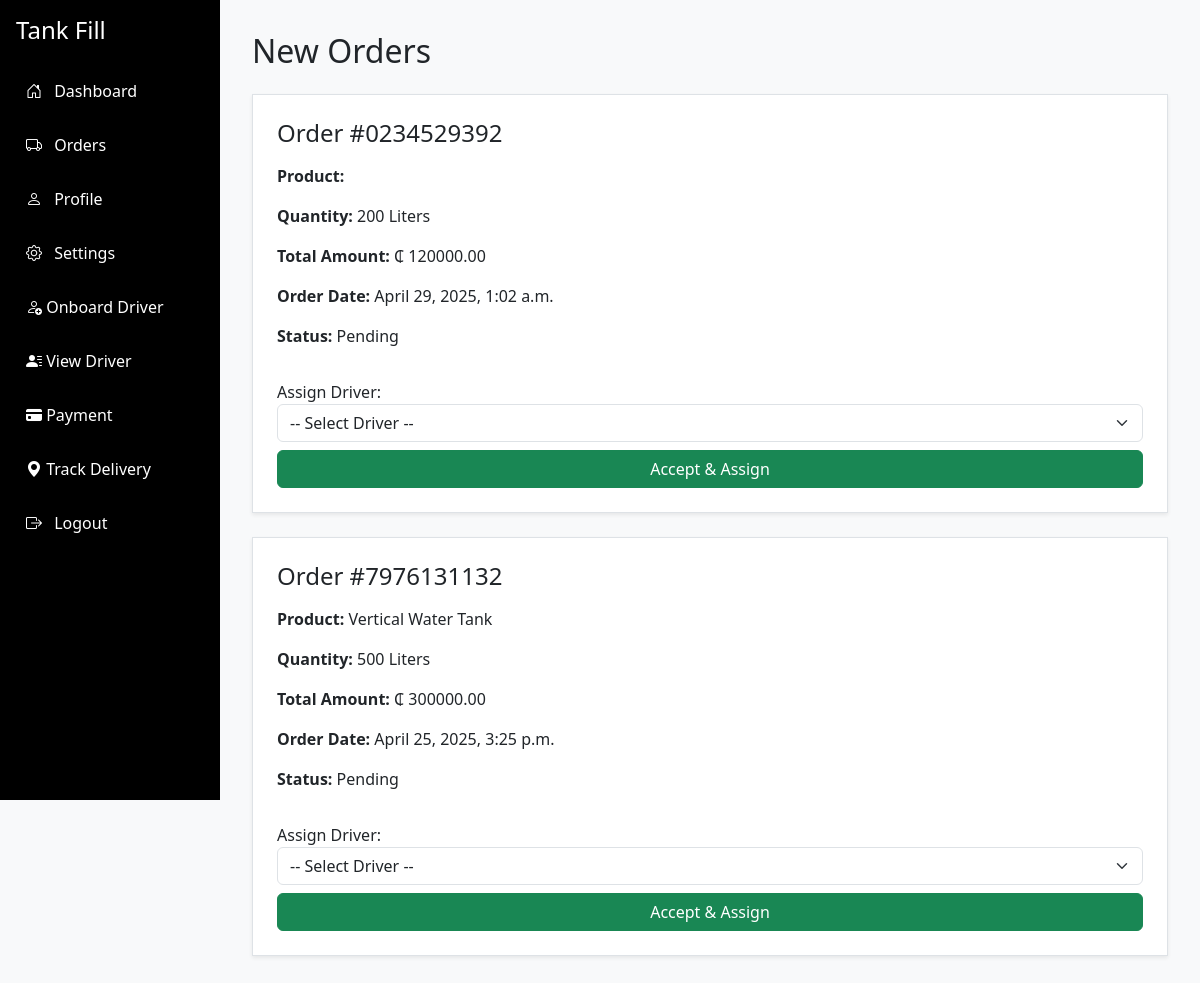
The page /vendor/orders/ (signed in) on the database as committed earlier.
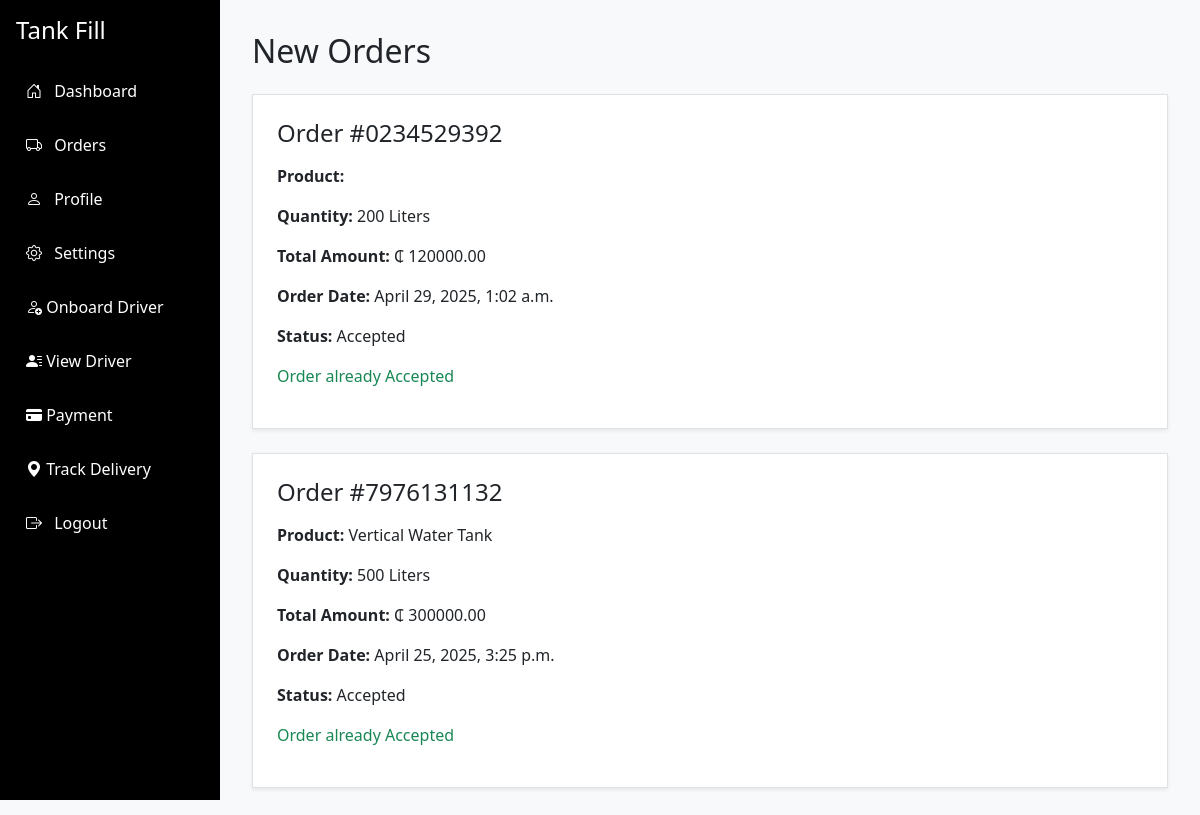
The same page on the database as committed later.
### authentication/models.py (models this page shows, shortened)
class Order(models.Model):
    order_id = UniqueIDField(primary_key=True, editable=False, unique=True)
    customer = models.ForeignKey(User, on_delete=models.CASCADE, related_name="orders", limit_choices_to={'is_customer': True})
    vendor = models.ForeignKey(Vendor, on_delete=models.CASCADE, related_name="orders")
    order_date = models.DateTimeField(auto_now_add=True)
    payment_method = models.CharField(max_length=100, choices=PAYMENT_METHODS)
    litres = models.CharField(max_length=100, null=True)
    tank_type = models.CharField(max_length=200, choices=TANK_CHOICES)
    status = models.CharField(
        max_length=20, choices=DELIVERY_STATUS, default='Pending'
    )
    is_complete = models.BooleanField(default=False)
    delivery_location = models.CharField(max_length=200, null=True, blank=True)
    def get_total_price(self):
        try:
           litres = Decimal(self.litres)  # safely convert litres to Decimal
        except Exception:
            litres = Decimal(0)
        return litres * self.vendor.price_per_liter

class Vendor(models.Model):
    vendor_id = UniqueIDField(primary_key=True, editable=False, unique=True)
    user = models.OneToOneField(User, on_delete=models.CASCADE, related_name="vendor_profile")
    business_name = models.CharField(max_length=100)
    location = models.CharField(max_length=255)
    price_per_liter = models.DecimalField(max_digits=10, decimal_places=2)
    status = models.CharField(max_length=10, choices=DESCIPLINE_CHOICES, default='Active')

### authentication/views.py (the view, shortened to what this page needs)
# urls.py: path('vendor/orders/', VendorViewOrders.as_view(), name='vendor_orders'),
@method_decorator((login_required, vendor_required), name='dispatch')
class VendorViewOrders(ListView):
    model = Order
    template_name = 'vendor/new_order.html'
    context_object_name = 'orders'
    def get_queryset(self):
        return Order.objects.filter(vendor=self.request.user.vendor_profile).order_by('-order_date')
    def get_context_data(self, **kwargs):
        context = super().get_context_data(**kwargs)
        orders = Order.objects.filter(vendor=self.request.user.vendor_profile).order_by('-order_date')
        completed_orders = orders.filter(is_complete=True)
        pending_orders = orders.filter(is_complete=False)
        active_refills = orders.filter(status='Delivered')
        monthly_orders = (
            orders.annotate(month=TruncMonth('order_date'))
                  .values('month')
                  .annotate(count=Count('order_id'))
                  .order_by('month')
        )
        monthly_data = {
            item['month'].strftime('%b %Y'): item['count']
            for item in monthly_orders
        }
        yearly_orders = (
            orders.annotate(year=TruncYear('order_date'))
                  .values('year')
                  .annotate(count=Count('order_id'))
                  .order_by('year')
        )
        yearly_data = {
            item['year'].year: item['count']
            for item in yearly_orders
        }
        last_delivery = active_refills.order_by('-order_date').first()
        context.update({
            'page_name': 'order_list',
            'list_name': 'order_list',
            'completed_orders': completed_orders,
            'pending_orders': pending_orders,
            'active_refills': active_refills,
            'total_orders': orders.count(),
            'monthly_orders': monthly_orders,
            'yearly_orders': yearly_orders,
            'last_delivery': last_delivery,
            'available_drivers': self.request.user.vendor_profile.drivers.filter(status='A'),
        })
        context['monthly_data_json'] = json.dumps(monthly_data)
        context['yearly_data_json'] = json.dumps(yearly_data)
        return context

### templates/vendor/new_order.html (shortened to what this page needs)
<!DOCTYPE html>
<html lang="en">
<head>
  <link href="https://cdn.jsdelivr.net/npm/bootstrap-icons@1.10.5/font/bootstrap-icons.css" rel="stylesheet">
  <link href="https://cdn.jsdelivr.net/npm/bootstrap@5.3.2/dist/css/bootstrap.min.css" rel="stylesheet">
</head>
<body>
<div class="sidebar-desktop d-none d-md-block">
  <h4 class="mb-4 text-white">Tank Fill</h4>
  <a href="{% url 'vendor_dashboard' %}"><i class="bi bi-house-door me-2"></i> Dashboard</a>
  <a href="#"><i class="bi bi-truck me-2"></i> Orders</a>
  <a href="#"><i class="bi bi-person me-2"></i> Profile</a>
  <a href="#"><i class="bi bi-gear me-2"></i> Settings</a>
  <a href="#"><i class="bi bi-person-add"></i> Onboard Driver</a>
  <a href="#"><i class="bi bi-person-lines-fill"></i> View Driver</a>
  <a href="#"><i class="bi bi-credit-card-fill"></i> Payment</a>
  <a href="#"><i class="bi bi-geo-alt-fill"></i> Track Delivery</a>
  <a href="{% url 'logout' %}"><i class="bi bi-box-arrow-right me-2"></i> Logout</a>
</div>
<div class="main-content">
  <h2 class="mb-4">New Orders</h2>
  {% for order in orders %}
  <div class="card p-4 shadow-sm mb-4">
    <h4 class="card-title mb-3">Order #{{ order.order_id }}</h4>
    <p><strong>Product:</strong> {{ order.tank_type }}</p>
    <p><strong>Quantity:</strong> {{ order.litres }} Liters</p>
    <p><strong>Total Amount:</strong> ₵ {{ order.get_total_price }}</p>
    <p><strong>Order Date:</strong> {{ order.order_date }}</p>
    <p><strong>Status:</strong> {{ order.status }}</p>
    {% if order.status == 'Pending' %}
    <form method="post" class="mt-3">
      <div class="mb-2">
        <label for="driverSelect{{ order.order_id }}">Assign Driver:</label>
        <select name="driver_id" id="driverSelect{{ order.order_id }}" class="form-select" required>
          <option value="">-- Select Driver --</option>
        </select>
      </div>
      <button type="submit" class="btn btn-success w-100">Accept & Assign</button>
    </form>
    {% else %}
    <p class="text-success">Order already {{ order.status }}</p>
    {% endif %}
  </div>
{% empty %}
  <p>No orders found.</p>
{% endfor %}
</body>
</html>

### templates/vendor/new_order.html (style rules this page uses)
body { background-color: #f8f9fa; }
.card { border: 1px solid #dee2e6; border-radius: 0; transition: transform 0.2s; }
.sidebar-desktop a, .offcanvas-body a { color: #fff; display: block; margin-bottom: 10px; padding: 10px; background-color: #000; border-radius: 5px; text-decoration: none; transition: background-color 0.3s, color 0.3s; }
.sidebar-desktop { background-color: #000; padding: 1rem; height: 100vh; position: fixed; top: 0; bottom: 0; width: 220px; }
.main-content { margin-left: 0; padding: 2rem; }
@media (min-width: 768px) { .main-content { margin-left: 220px; } }

Rows that differ between the two databases and show on the page:
changed Order "April 29, 2025, 1:02 a.m.": status "Pending" → "Accepted"; status (not shown) → "Accepted"; driver_id "-- Select Driver --" → (not shown); status "Assign Driver: Accept & Assign" → "Order already"
changed Order "Vertical Water Tank": status "Pending" → "Accepted"; status (not shown) → "Accepted"; driver_id "-- Select Driver --" → (not shown); status "Assign Driver: Accept & Assign" → "Order already"
